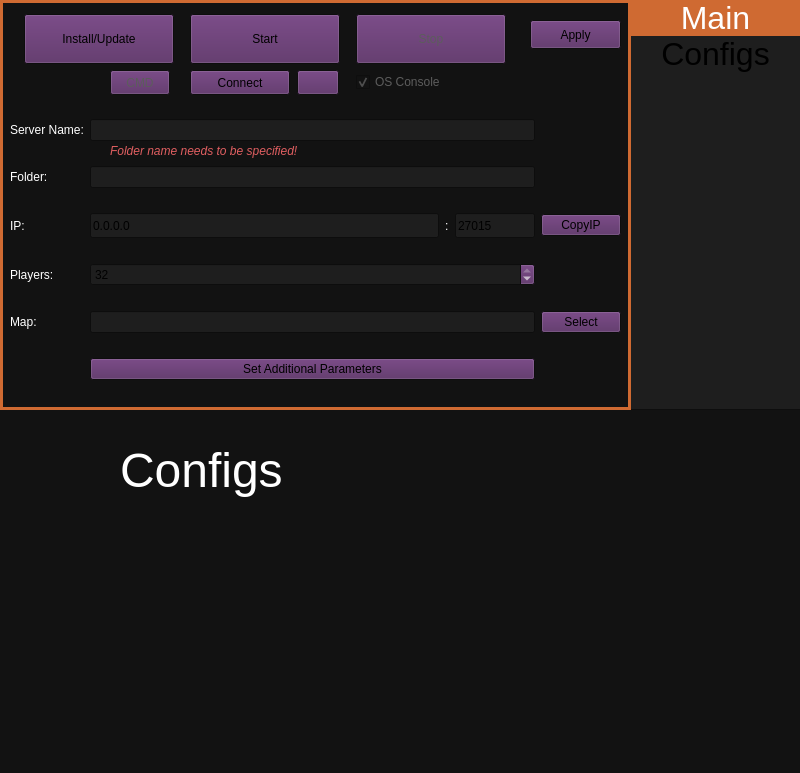
<?xml version="1.0" encoding="UTF-8"?>
<ui version="4.0">
 <class>ServerWindow</class>
 <widget class="QWidget" name="ServerWindow">
  <property name="geometry">
   <rect>
    <x>0</x>
    <y>0</y>
    <width>800</width>
    <height>773</height>
   </rect>
  </property>
  <property name="palette">
   <palette>
    <active>
     <colorrole role="WindowText">
      <brush brushstyle="SolidPattern">
       <color alpha="255">
        <red>255</red>
        <green>255</green>
        <blue>255</blue>
       </color>
      </brush>
     </colorrole>
     <colorrole role="Button">
      <brush brushstyle="SolidPattern">
       <color alpha="255">
        <red>85</red>
        <green>40</green>
        <blue>97</blue>
       </color>
      </brush>
     </colorrole>
     <colorrole role="Dark">
      <brush brushstyle="SolidPattern">
       <color alpha="255">
        <red>92</red>
        <green>92</green>
        <blue>92</blue>
       </color>
      </brush>
     </colorrole>
     <colorrole role="Mid">
      <brush brushstyle="SolidPattern">
       <color alpha="255">
        <red>127</red>
        <green>127</green>
        <blue>127</blue>
       </color>
      </brush>
     </colorrole>
     <colorrole role="Base">
      <brush brushstyle="SolidPattern">
       <color alpha="255">
        <red>30</red>
        <green>30</green>
        <blue>30</blue>
       </color>
      </brush>
     </colorrole>
     <colorrole role="Window">
      <brush brushstyle="SolidPattern">
       <color alpha="255">
        <red>18</red>
        <green>18</green>
        <blue>18</blue>
       </color>
      </brush>
     </colorrole>
     <colorrole role="Highlight">
      <brush brushstyle="SolidPattern">
       <color alpha="255">
        <red>85</red>
        <green>40</green>
        <blue>97</blue>
       </color>
      </brush>
     </colorrole>
     <colorrole role="AlternateBase">
      <brush brushstyle="SolidPattern">
       <color alpha="255">
        <red>45</red>
        <green>45</green>
        <blue>45</blue>
       </color>
      </brush>
     </colorrole>
     <colorrole role="ToolTipBase">
      <brush brushstyle="SolidPattern">
       <color alpha="255">
        <red>97</red>
        <green>97</green>
        <blue>97</blue>
       </color>
      </brush>
     </colorrole>
    </active>
    <inactive>
     <colorrole role="WindowText">
      <brush brushstyle="SolidPattern">
       <color alpha="255">
        <red>255</red>
        <green>255</green>
        <blue>255</blue>
       </color>
      </brush>
     </colorrole>
     <colorrole role="Button">
      <brush brushstyle="SolidPattern">
       <color alpha="255">
        <red>85</red>
        <green>40</green>
        <blue>97</blue>
       </color>
      </brush>
     </colorrole>
     <colorrole role="Dark">
      <brush brushstyle="SolidPattern">
       <color alpha="255">
        <red>92</red>
        <green>92</green>
        <blue>92</blue>
       </color>
      </brush>
     </colorrole>
     <colorrole role="Mid">
      <brush brushstyle="SolidPattern">
       <color alpha="255">
        <red>127</red>
        <green>127</green>
        <blue>127</blue>
       </color>
      </brush>
     </colorrole>
     <colorrole role="Base">
      <brush brushstyle="SolidPattern">
       <color alpha="255">
        <red>30</red>
        <green>30</green>
        <blue>30</blue>
       </color>
      </brush>
     </colorrole>
     <colorrole role="Window">
      <brush brushstyle="SolidPattern">
       <color alpha="255">
        <red>18</red>
        <green>18</green>
        <blue>18</blue>
       </color>
      </brush>
     </colorrole>
     <colorrole role="Highlight">
      <brush brushstyle="SolidPattern">
       <color alpha="255">
        <red>85</red>
        <green>40</green>
        <blue>97</blue>
       </color>
      </brush>
     </colorrole>
     <colorrole role="AlternateBase">
      <brush brushstyle="SolidPattern">
       <color alpha="255">
        <red>45</red>
        <green>45</green>
        <blue>45</blue>
       </color>
      </brush>
     </colorrole>
     <colorrole role="ToolTipBase">
      <brush brushstyle="SolidPattern">
       <color alpha="255">
        <red>97</red>
        <green>97</green>
        <blue>97</blue>
       </color>
      </brush>
     </colorrole>
    </inactive>
    <disabled>
     <colorrole role="WindowText">
      <brush brushstyle="SolidPattern">
       <color alpha="255">
        <red>92</red>
        <green>92</green>
        <blue>92</blue>
       </color>
      </brush>
     </colorrole>
     <colorrole role="Button">
      <brush brushstyle="SolidPattern">
       <color alpha="255">
        <red>85</red>
        <green>40</green>
        <blue>97</blue>
       </color>
      </brush>
     </colorrole>
     <colorrole role="Dark">
      <brush brushstyle="SolidPattern">
       <color alpha="255">
        <red>92</red>
        <green>92</green>
        <blue>92</blue>
       </color>
      </brush>
     </colorrole>
     <colorrole role="Mid">
      <brush brushstyle="SolidPattern">
       <color alpha="255">
        <red>127</red>
        <green>127</green>
        <blue>127</blue>
       </color>
      </brush>
     </colorrole>
     <colorrole role="Text">
      <brush brushstyle="SolidPattern">
       <color alpha="255">
        <red>92</red>
        <green>92</green>
        <blue>92</blue>
       </color>
      </brush>
     </colorrole>
     <colorrole role="ButtonText">
      <brush brushstyle="SolidPattern">
       <color alpha="255">
        <red>92</red>
        <green>92</green>
        <blue>92</blue>
       </color>
      </brush>
     </colorrole>
     <colorrole role="Base">
      <brush brushstyle="SolidPattern">
       <color alpha="255">
        <red>18</red>
        <green>18</green>
        <blue>18</blue>
       </color>
      </brush>
     </colorrole>
     <colorrole role="Window">
      <brush brushstyle="SolidPattern">
       <color alpha="255">
        <red>18</red>
        <green>18</green>
        <blue>18</blue>
       </color>
      </brush>
     </colorrole>
     <colorrole role="AlternateBase">
      <brush brushstyle="SolidPattern">
       <color alpha="255">
        <red>45</red>
        <green>45</green>
        <blue>45</blue>
       </color>
      </brush>
     </colorrole>
     <colorrole role="ToolTipBase">
      <brush brushstyle="SolidPattern">
       <color alpha="255">
        <red>97</red>
        <green>97</green>
        <blue>97</blue>
       </color>
      </brush>
     </colorrole>
    </disabled>
   </palette>
  </property>
  <property name="windowTitle">
   <string>Form</string>
  </property>
  <widget class="QFrame" name="frame">
   <property name="geometry">
    <rect>
     <x>0</x>
     <y>0</y>
     <width>631</width>
     <height>410</height>
    </rect>
   </property>
   <property name="palette">
    <palette>
     <active>
      <colorrole role="WindowText">
       <brush brushstyle="SolidPattern">
        <color alpha="255">
         <red>255</red>
         <green>255</green>
         <blue>255</blue>
        </color>
       </brush>
      </colorrole>
      <colorrole role="Button">
       <brush brushstyle="SolidPattern">
        <color alpha="255">
         <red>207</red>
         <green>106</green>
         <blue>50</blue>
        </color>
       </brush>
      </colorrole>
      <colorrole role="Dark">
       <brush brushstyle="SolidPattern">
        <color alpha="255">
         <red>92</red>
         <green>92</green>
         <blue>92</blue>
        </color>
       </brush>
      </colorrole>
      <colorrole role="Mid">
       <brush brushstyle="SolidPattern">
        <color alpha="255">
         <red>127</red>
         <green>127</green>
         <blue>127</blue>
        </color>
       </brush>
      </colorrole>
      <colorrole role="Base">
       <brush brushstyle="SolidPattern">
        <color alpha="255">
         <red>30</red>
         <green>30</green>
         <blue>30</blue>
        </color>
       </brush>
      </colorrole>
      <colorrole role="Window">
       <brush brushstyle="SolidPattern">
        <color alpha="255">
         <red>18</red>
         <green>18</green>
         <blue>18</blue>
        </color>
       </brush>
      </colorrole>
      <colorrole role="Highlight">
       <brush brushstyle="SolidPattern">
        <color alpha="255">
         <red>207</red>
         <green>106</green>
         <blue>50</blue>
        </color>
       </brush>
      </colorrole>
      <colorrole role="LinkVisited">
       <brush brushstyle="SolidPattern">
        <color alpha="255">
         <red>255</red>
         <green>158</green>
         <blue>105</blue>
        </color>
       </brush>
      </colorrole>
      <colorrole role="AlternateBase">
       <brush brushstyle="SolidPattern">
        <color alpha="255">
         <red>45</red>
         <green>45</green>
         <blue>45</blue>
        </color>
       </brush>
      </colorrole>
      <colorrole role="ToolTipBase">
       <brush brushstyle="SolidPattern">
        <color alpha="255">
         <red>97</red>
         <green>97</green>
         <blue>97</blue>
        </color>
       </brush>
      </colorrole>
     </active>
     <inactive>
      <colorrole role="WindowText">
       <brush brushstyle="SolidPattern">
        <color alpha="255">
         <red>255</red>
         <green>255</green>
         <blue>255</blue>
        </color>
       </brush>
      </colorrole>
      <colorrole role="Button">
       <brush brushstyle="SolidPattern">
        <color alpha="255">
         <red>207</red>
         <green>106</green>
         <blue>50</blue>
        </color>
       </brush>
      </colorrole>
      <colorrole role="Dark">
       <brush brushstyle="SolidPattern">
        <color alpha="255">
         <red>92</red>
         <green>92</green>
         <blue>92</blue>
        </color>
       </brush>
      </colorrole>
      <colorrole role="Mid">
       <brush brushstyle="SolidPattern">
        <color alpha="255">
         <red>127</red>
         <green>127</green>
         <blue>127</blue>
        </color>
       </brush>
      </colorrole>
      <colorrole role="Base">
       <brush brushstyle="SolidPattern">
        <color alpha="255">
         <red>30</red>
         <green>30</green>
         <blue>30</blue>
        </color>
       </brush>
      </colorrole>
      <colorrole role="Window">
       <brush brushstyle="SolidPattern">
        <color alpha="255">
         <red>18</red>
         <green>18</green>
         <blue>18</blue>
        </color>
       </brush>
      </colorrole>
      <colorrole role="Highlight">
       <brush brushstyle="SolidPattern">
        <color alpha="255">
         <red>207</red>
         <green>106</green>
         <blue>50</blue>
        </color>
       </brush>
      </colorrole>
      <colorrole role="LinkVisited">
       <brush brushstyle="SolidPattern">
        <color alpha="255">
         <red>255</red>
         <green>158</green>
         <blue>105</blue>
        </color>
       </brush>
      </colorrole>
      <colorrole role="AlternateBase">
       <brush brushstyle="SolidPattern">
        <color alpha="255">
         <red>45</red>
         <green>45</green>
         <blue>45</blue>
        </color>
       </brush>
      </colorrole>
      <colorrole role="ToolTipBase">
       <brush brushstyle="SolidPattern">
        <color alpha="255">
         <red>97</red>
         <green>97</green>
         <blue>97</blue>
        </color>
       </brush>
      </colorrole>
     </inactive>
     <disabled>
      <colorrole role="WindowText">
       <brush brushstyle="SolidPattern">
        <color alpha="255">
         <red>92</red>
         <green>92</green>
         <blue>92</blue>
        </color>
       </brush>
      </colorrole>
      <colorrole role="Button">
       <brush brushstyle="SolidPattern">
        <color alpha="255">
         <red>207</red>
         <green>106</green>
         <blue>50</blue>
        </color>
       </brush>
      </colorrole>
      <colorrole role="Dark">
       <brush brushstyle="SolidPattern">
        <color alpha="255">
         <red>92</red>
         <green>92</green>
         <blue>92</blue>
        </color>
       </brush>
      </colorrole>
      <colorrole role="Mid">
       <brush brushstyle="SolidPattern">
        <color alpha="255">
         <red>127</red>
         <green>127</green>
         <blue>127</blue>
        </color>
       </brush>
      </colorrole>
      <colorrole role="Text">
       <brush brushstyle="SolidPattern">
        <color alpha="255">
         <red>92</red>
         <green>92</green>
         <blue>92</blue>
        </color>
       </brush>
      </colorrole>
      <colorrole role="ButtonText">
       <brush brushstyle="SolidPattern">
        <color alpha="255">
         <red>92</red>
         <green>92</green>
         <blue>92</blue>
        </color>
       </brush>
      </colorrole>
      <colorrole role="Base">
       <brush brushstyle="SolidPattern">
        <color alpha="255">
         <red>18</red>
         <green>18</green>
         <blue>18</blue>
        </color>
       </brush>
      </colorrole>
      <colorrole role="Window">
       <brush brushstyle="SolidPattern">
        <color alpha="255">
         <red>18</red>
         <green>18</green>
         <blue>18</blue>
        </color>
       </brush>
      </colorrole>
      <colorrole role="LinkVisited">
       <brush brushstyle="SolidPattern">
        <color alpha="255">
         <red>255</red>
         <green>158</green>
         <blue>105</blue>
        </color>
       </brush>
      </colorrole>
      <colorrole role="AlternateBase">
       <brush brushstyle="SolidPattern">
        <color alpha="255">
         <red>45</red>
         <green>45</green>
         <blue>45</blue>
        </color>
       </brush>
      </colorrole>
      <colorrole role="ToolTipBase">
       <brush brushstyle="SolidPattern">
        <color alpha="255">
         <red>97</red>
         <green>97</green>
         <blue>97</blue>
        </color>
       </brush>
      </colorrole>
     </disabled>
    </palette>
   </property>
   <property name="styleSheet">
    <string notr="true">border: 3px solid #cf6a32;</string>
   </property>
   <property name="frameShape">
    <enum>QFrame::Shape::StyledPanel</enum>
   </property>
   <property name="frameShadow">
    <enum>QFrame::Shadow::Raised</enum>
   </property>
  </widget>
  <widget class="QWidget" name="PropsMain" native="true">
   <property name="enabled">
    <bool>true</bool>
   </property>
   <property name="geometry">
    <rect>
     <x>0</x>
     <y>0</y>
     <width>631</width>
     <height>411</height>
    </rect>
   </property>
   <widget class="QWidget" name="gridLayoutWidget">
    <property name="geometry">
     <rect>
      <x>10</x>
      <y>100</y>
      <width>611</width>
      <height>301</height>
     </rect>
    </property>
    <layout class="QGridLayout" name="gridLayout">
     <item row="0" column="0">
      <widget class="QLabel" name="lblServerName">
       <property name="text">
        <string>Server Name:</string>
       </property>
      </widget>
     </item>
     <item row="2" column="2">
      <widget class="QPushButton" name="btnCopyIp">
       <property name="text">
        <string>CopyIP</string>
       </property>
      </widget>
     </item>
     <item row="4" column="0">
      <widget class="QLabel" name="lblMap">
       <property name="text">
        <string>Map:</string>
       </property>
      </widget>
     </item>
     <item row="3" column="0">
      <widget class="QLabel" name="lblPlayers">
       <property name="text">
        <string>Players:</string>
       </property>
      </widget>
     </item>
     <item row="4" column="2">
      <widget class="QPushButton" name="btnSelectMap">
       <property name="text">
        <string>Select</string>
       </property>
      </widget>
     </item>
     <item row="4" column="1">
      <widget class="QLineEdit" name="lineMap"/>
     </item>
     <item row="2" column="0">
      <widget class="QLabel" name="lblIP">
       <property name="maximumSize">
        <size>
         <width>16777215</width>
         <height>25</height>
        </size>
       </property>
       <property name="text">
        <string>IP:</string>
       </property>
      </widget>
     </item>
     <item row="1" column="1">
      <widget class="QLineEdit" name="lineFolderName"/>
     </item>
     <item row="1" column="0">
      <widget class="QLabel" name="lblFolder">
       <property name="text">
        <string>Folder:</string>
       </property>
      </widget>
     </item>
     <item row="3" column="1">
      <widget class="QSpinBox" name="spinMaxPlayers">
       <property name="minimum">
        <number>1</number>
       </property>
       <property name="maximum">
        <number>32</number>
       </property>
       <property name="value">
        <number>32</number>
       </property>
      </widget>
     </item>
     <item row="2" column="1">
      <layout class="QHBoxLayout" name="horizontalLayout">
       <property name="spacing">
        <number>6</number>
       </property>
       <item>
        <widget class="QLineEdit" name="lineIP">
         <property name="minimumSize">
          <size>
           <width>0</width>
           <height>25</height>
          </size>
         </property>
         <property name="maximumSize">
          <size>
           <width>16777215</width>
           <height>25</height>
          </size>
         </property>
         <property name="text">
          <string>0.0.0.0</string>
         </property>
        </widget>
       </item>
       <item>
        <widget class="QLabel" name="lblIPSplit">
         <property name="minimumSize">
          <size>
           <width>0</width>
           <height>25</height>
          </size>
         </property>
         <property name="maximumSize">
          <size>
           <width>16777215</width>
           <height>25</height>
          </size>
         </property>
         <property name="text">
          <string>:</string>
         </property>
        </widget>
       </item>
       <item>
        <widget class="QLineEdit" name="linePort">
         <property name="minimumSize">
          <size>
           <width>80</width>
           <height>25</height>
          </size>
         </property>
         <property name="maximumSize">
          <size>
           <width>80</width>
           <height>25</height>
          </size>
         </property>
         <property name="text">
          <string>27015</string>
         </property>
        </widget>
       </item>
      </layout>
     </item>
     <item row="0" column="1">
      <widget class="QLineEdit" name="lineServerName"/>
     </item>
     <item row="5" column="1">
      <widget class="QPushButton" name="btnParameters">
       <property name="text">
        <string>Set Additional Parameters</string>
       </property>
      </widget>
     </item>
    </layout>
   </widget>
   <widget class="QWidget" name="gridLayoutWidget_2">
    <property name="geometry">
     <rect>
      <x>10</x>
      <y>10</y>
      <width>511</width>
      <height>89</height>
     </rect>
    </property>
    <layout class="QGridLayout" name="gridLayout_2">
     <property name="spacing">
      <number>2</number>
     </property>
     <item row="0" column="1">
      <widget class="QPushButton" name="btnStartServer">
       <property name="enabled">
        <bool>true</bool>
       </property>
       <property name="minimumSize">
        <size>
         <width>150</width>
         <height>50</height>
        </size>
       </property>
       <property name="maximumSize">
        <size>
         <width>150</width>
         <height>50</height>
        </size>
       </property>
       <property name="text">
        <string>Start</string>
       </property>
      </widget>
     </item>
     <item row="0" column="0">
      <widget class="QPushButton" name="btnInstallServer">
       <property name="minimumSize">
        <size>
         <width>150</width>
         <height>50</height>
        </size>
       </property>
       <property name="maximumSize">
        <size>
         <width>150</width>
         <height>16777215</height>
        </size>
       </property>
       <property name="text">
        <string>Install/Update</string>
       </property>
      </widget>
     </item>
     <item row="0" column="2">
      <widget class="QPushButton" name="btnStopServer">
       <property name="enabled">
        <bool>false</bool>
       </property>
       <property name="minimumSize">
        <size>
         <width>150</width>
         <height>50</height>
        </size>
       </property>
       <property name="maximumSize">
        <size>
         <width>150</width>
         <height>50</height>
        </size>
       </property>
       <property name="text">
        <string>Stop</string>
       </property>
      </widget>
     </item>
     <item row="1" column="2">
      <widget class="QCheckBox" name="chkConsole">
       <property name="enabled">
        <bool>false</bool>
       </property>
       <property name="text">
        <string>OS Console</string>
       </property>
       <property name="checked">
        <bool>true</bool>
       </property>
      </widget>
     </item>
     <item row="1" column="1">
      <layout class="QHBoxLayout" name="horizontalLayout_2">
       <property name="spacing">
        <number>7</number>
       </property>
       <item>
        <widget class="QPushButton" name="btnConnectToServer">
         <property name="enabled">
          <bool>true</bool>
         </property>
         <property name="minimumSize">
          <size>
           <width>100</width>
           <height>25</height>
          </size>
         </property>
         <property name="maximumSize">
          <size>
           <width>100</width>
           <height>25</height>
          </size>
         </property>
         <property name="text">
          <string>Connect</string>
         </property>
        </widget>
       </item>
       <item>
        <widget class="QPushButton" name="btnShowConsole">
         <property name="enabled">
          <bool>false</bool>
         </property>
         <property name="minimumSize">
          <size>
           <width>42</width>
           <height>25</height>
          </size>
         </property>
         <property name="maximumSize">
          <size>
           <width>42</width>
           <height>25</height>
          </size>
         </property>
         <property name="text">
          <string/>
         </property>
         <property name="icon">
          <iconset theme="QIcon::ThemeIcon::WindowNew"/>
         </property>
        </widget>
       </item>
      </layout>
     </item>
     <item row="1" column="0">
      <layout class="QHBoxLayout" name="horizontalLayout_3">
       <property name="spacing">
        <number>7</number>
       </property>
       <item>
        <spacer name="horizontalSpacer">
         <property name="orientation">
          <enum>Qt::Orientation::Horizontal</enum>
         </property>
         <property name="sizeType">
          <enum>QSizePolicy::Policy::Fixed</enum>
         </property>
         <property name="sizeHint" stdset="0">
          <size>
           <width>82</width>
           <height>25</height>
          </size>
         </property>
        </spacer>
       </item>
       <item>
        <widget class="QPushButton" name="btnSteamCMDConsole">
         <property name="enabled">
          <bool>false</bool>
         </property>
         <property name="minimumSize">
          <size>
           <width>60</width>
           <height>25</height>
          </size>
         </property>
         <property name="maximumSize">
          <size>
           <width>60</width>
           <height>25</height>
          </size>
         </property>
         <property name="text">
          <string>CMD</string>
         </property>
         <property name="icon">
          <iconset theme="QIcon::ThemeIcon::WindowNew"/>
         </property>
        </widget>
       </item>
      </layout>
     </item>
    </layout>
   </widget>
   <widget class="QPushButton" name="btnApply">
    <property name="enabled">
     <bool>true</bool>
    </property>
    <property name="geometry">
     <rect>
      <x>530</x>
      <y>20</y>
      <width>91</width>
      <height>29</height>
     </rect>
    </property>
    <property name="text">
     <string>Apply</string>
    </property>
   </widget>
   <widget class="QLabel" name="lblFolderError">
    <property name="geometry">
     <rect>
      <x>110</x>
      <y>140</y>
      <width>381</width>
      <height>21</height>
     </rect>
    </property>
    <property name="palette">
     <palette>
      <active>
       <colorrole role="WindowText">
        <brush brushstyle="SolidPattern">
         <color alpha="255">
          <red>223</red>
          <green>94</green>
          <blue>96</blue>
         </color>
        </brush>
       </colorrole>
      </active>
      <inactive>
       <colorrole role="WindowText">
        <brush brushstyle="SolidPattern">
         <color alpha="255">
          <red>223</red>
          <green>94</green>
          <blue>96</blue>
         </color>
        </brush>
       </colorrole>
      </inactive>
      <disabled/>
     </palette>
    </property>
    <property name="font">
     <font>
      <italic>true</italic>
      <bold>false</bold>
     </font>
    </property>
    <property name="text">
     <string>Folder name needs to be specified!</string>
    </property>
   </widget>
  </widget>
  <widget class="QListWidget" name="listProps">
   <property name="geometry">
    <rect>
     <x>630</x>
     <y>-1</y>
     <width>171</width>
     <height>411</height>
    </rect>
   </property>
   <property name="palette">
    <palette>
     <active>
      <colorrole role="WindowText">
       <brush brushstyle="SolidPattern">
        <color alpha="255">
         <red>255</red>
         <green>255</green>
         <blue>255</blue>
        </color>
       </brush>
      </colorrole>
      <colorrole role="Button">
       <brush brushstyle="SolidPattern">
        <color alpha="255">
         <red>207</red>
         <green>106</green>
         <blue>50</blue>
        </color>
       </brush>
      </colorrole>
      <colorrole role="Dark">
       <brush brushstyle="SolidPattern">
        <color alpha="255">
         <red>92</red>
         <green>92</green>
         <blue>92</blue>
        </color>
       </brush>
      </colorrole>
      <colorrole role="Mid">
       <brush brushstyle="SolidPattern">
        <color alpha="255">
         <red>127</red>
         <green>127</green>
         <blue>127</blue>
        </color>
       </brush>
      </colorrole>
      <colorrole role="Base">
       <brush brushstyle="SolidPattern">
        <color alpha="255">
         <red>30</red>
         <green>30</green>
         <blue>30</blue>
        </color>
       </brush>
      </colorrole>
      <colorrole role="Window">
       <brush brushstyle="SolidPattern">
        <color alpha="255">
         <red>18</red>
         <green>18</green>
         <blue>18</blue>
        </color>
       </brush>
      </colorrole>
      <colorrole role="Highlight">
       <brush brushstyle="SolidPattern">
        <color alpha="255">
         <red>207</red>
         <green>106</green>
         <blue>50</blue>
        </color>
       </brush>
      </colorrole>
      <colorrole role="LinkVisited">
       <brush brushstyle="SolidPattern">
        <color alpha="255">
         <red>255</red>
         <green>158</green>
         <blue>105</blue>
        </color>
       </brush>
      </colorrole>
      <colorrole role="AlternateBase">
       <brush brushstyle="SolidPattern">
        <color alpha="255">
         <red>45</red>
         <green>45</green>
         <blue>45</blue>
        </color>
       </brush>
      </colorrole>
      <colorrole role="ToolTipBase">
       <brush brushstyle="SolidPattern">
        <color alpha="255">
         <red>97</red>
         <green>97</green>
         <blue>97</blue>
        </color>
       </brush>
      </colorrole>
     </active>
     <inactive>
      <colorrole role="WindowText">
       <brush brushstyle="SolidPattern">
        <color alpha="255">
         <red>255</red>
         <green>255</green>
         <blue>255</blue>
        </color>
       </brush>
      </colorrole>
      <colorrole role="Button">
       <brush brushstyle="SolidPattern">
        <color alpha="255">
         <red>207</red>
         <green>106</green>
         <blue>50</blue>
        </color>
       </brush>
      </colorrole>
      <colorrole role="Dark">
       <brush brushstyle="SolidPattern">
        <color alpha="255">
         <red>92</red>
         <green>92</green>
         <blue>92</blue>
        </color>
       </brush>
      </colorrole>
      <colorrole role="Mid">
       <brush brushstyle="SolidPattern">
        <color alpha="255">
         <red>127</red>
         <green>127</green>
         <blue>127</blue>
        </color>
       </brush>
      </colorrole>
      <colorrole role="Base">
       <brush brushstyle="SolidPattern">
        <color alpha="255">
         <red>30</red>
         <green>30</green>
         <blue>30</blue>
        </color>
       </brush>
      </colorrole>
      <colorrole role="Window">
       <brush brushstyle="SolidPattern">
        <color alpha="255">
         <red>18</red>
         <green>18</green>
         <blue>18</blue>
        </color>
       </brush>
      </colorrole>
      <colorrole role="Highlight">
       <brush brushstyle="SolidPattern">
        <color alpha="255">
         <red>207</red>
         <green>106</green>
         <blue>50</blue>
        </color>
       </brush>
      </colorrole>
      <colorrole role="LinkVisited">
       <brush brushstyle="SolidPattern">
        <color alpha="255">
         <red>255</red>
         <green>158</green>
         <blue>105</blue>
        </color>
       </brush>
      </colorrole>
      <colorrole role="AlternateBase">
       <brush brushstyle="SolidPattern">
        <color alpha="255">
         <red>45</red>
         <green>45</green>
         <blue>45</blue>
        </color>
       </brush>
      </colorrole>
      <colorrole role="ToolTipBase">
       <brush brushstyle="SolidPattern">
        <color alpha="255">
         <red>97</red>
         <green>97</green>
         <blue>97</blue>
        </color>
       </brush>
      </colorrole>
     </inactive>
     <disabled>
      <colorrole role="WindowText">
       <brush brushstyle="SolidPattern">
        <color alpha="255">
         <red>92</red>
         <green>92</green>
         <blue>92</blue>
        </color>
       </brush>
      </colorrole>
      <colorrole role="Button">
       <brush brushstyle="SolidPattern">
        <color alpha="255">
         <red>207</red>
         <green>106</green>
         <blue>50</blue>
        </color>
       </brush>
      </colorrole>
      <colorrole role="Dark">
       <brush brushstyle="SolidPattern">
        <color alpha="255">
         <red>92</red>
         <green>92</green>
         <blue>92</blue>
        </color>
       </brush>
      </colorrole>
      <colorrole role="Mid">
       <brush brushstyle="SolidPattern">
        <color alpha="255">
         <red>127</red>
         <green>127</green>
         <blue>127</blue>
        </color>
       </brush>
      </colorrole>
      <colorrole role="Text">
       <brush brushstyle="SolidPattern">
        <color alpha="255">
         <red>92</red>
         <green>92</green>
         <blue>92</blue>
        </color>
       </brush>
      </colorrole>
      <colorrole role="ButtonText">
       <brush brushstyle="SolidPattern">
        <color alpha="255">
         <red>92</red>
         <green>92</green>
         <blue>92</blue>
        </color>
       </brush>
      </colorrole>
      <colorrole role="Base">
       <brush brushstyle="SolidPattern">
        <color alpha="255">
         <red>18</red>
         <green>18</green>
         <blue>18</blue>
        </color>
       </brush>
      </colorrole>
      <colorrole role="Window">
       <brush brushstyle="SolidPattern">
        <color alpha="255">
         <red>18</red>
         <green>18</green>
         <blue>18</blue>
        </color>
       </brush>
      </colorrole>
      <colorrole role="LinkVisited">
       <brush brushstyle="SolidPattern">
        <color alpha="255">
         <red>255</red>
         <green>158</green>
         <blue>105</blue>
        </color>
       </brush>
      </colorrole>
      <colorrole role="AlternateBase">
       <brush brushstyle="SolidPattern">
        <color alpha="255">
         <red>45</red>
         <green>45</green>
         <blue>45</blue>
        </color>
       </brush>
      </colorrole>
      <colorrole role="ToolTipBase">
       <brush brushstyle="SolidPattern">
        <color alpha="255">
         <red>97</red>
         <green>97</green>
         <blue>97</blue>
        </color>
       </brush>
      </colorrole>
     </disabled>
    </palette>
   </property>
   <property name="selectionBehavior">
    <enum>QAbstractItemView::SelectionBehavior::SelectRows</enum>
   </property>
   <property name="spacing">
    <number>0</number>
   </property>
   <property name="modelColumn">
    <number>0</number>
   </property>
   <property name="currentRow">
    <number>0</number>
   </property>
   <property name="sortingEnabled">
    <bool>false</bool>
   </property>
   <item>
    <property name="text">
     <string>Main</string>
    </property>
    <property name="font">
     <font>
      <pointsize>24</pointsize>
     </font>
    </property>
    <property name="textAlignment">
     <set>AlignCenter</set>
    </property>
   </item>
   <item>
    <property name="text">
     <string>Configs</string>
    </property>
    <property name="font">
     <font>
      <pointsize>24</pointsize>
     </font>
    </property>
    <property name="textAlignment">
     <set>AlignCenter</set>
    </property>
   </item>
  </widget>
  <widget class="QWidget" name="PropsConfigs" native="true">
   <property name="geometry">
    <rect>
     <x>0</x>
     <y>410</y>
     <width>631</width>
     <height>411</height>
    </rect>
   </property>
   <widget class="QLabel" name="label">
    <property name="geometry">
     <rect>
      <x>120</x>
      <y>0</y>
      <width>361</width>
      <height>121</height>
     </rect>
    </property>
    <property name="font">
     <font>
      <pointsize>36</pointsize>
     </font>
    </property>
    <property name="text">
     <string>Configs</string>
    </property>
   </widget>
  </widget>
  <zorder>listProps</zorder>
  <zorder>frame</zorder>
  <zorder>PropsMain</zorder>
  <zorder>PropsConfigs</zorder>
 </widget>
 <resources/>
 <connections/>
</ui>
